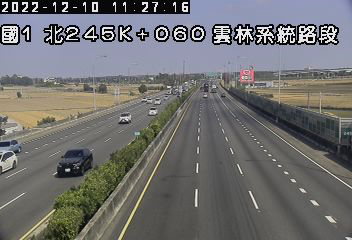
#> input picture data/background.png, 352 x 240 px
$ jupyter execute --allow-errors final.ipynb
#> lines starting #> are read from the running program, lines starting #| are printed output that depends on the picture; pictures that were not available may be replaced by others from this repository, and a replacement may not be noted
[cell 1]
# Import necessary modules
import cv2
import numpy as np
import matplotlib.pyplot as plt

# Read in the image
img = cv2.imread('data/background.png')
#> img is the input picture: shape (240, 352, 3); mean B, G, R 111.8, 111.4, 111.9
img1 = cv2.imread('images/o_74.png')
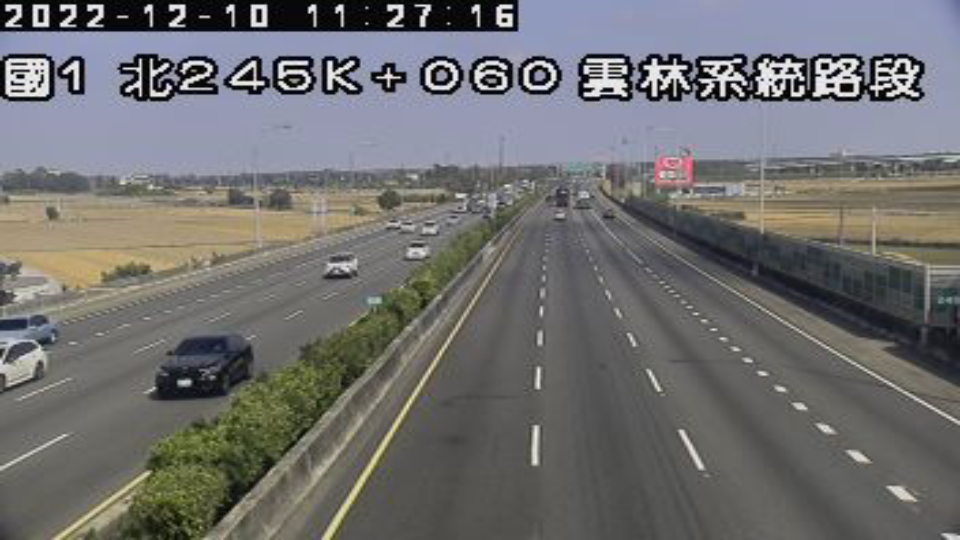
#> input picture data/back.png, 960 x 540 px, given in place of o_74.png, which was not available
#> img1 is the input picture: shape (540, 960, 3); mean B, G, R 111.7, 111.3, 111.8
img2 = cv2.imread('images/m_74.png')
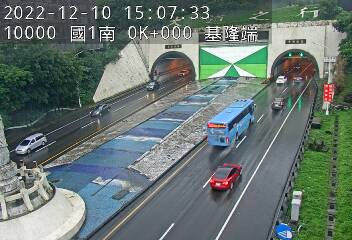
#> input picture data/test_bg.png, 352 x 240 px, given in place of m_74.png, which was not available
#> img2 is the input picture: shape (240, 352, 3); mean B, G, R 112.9, 117.7, 103.6

[cell 2]
#測試
img1= cv2.cvtColor(img1, cv2.COLOR_RGB2GRAY)
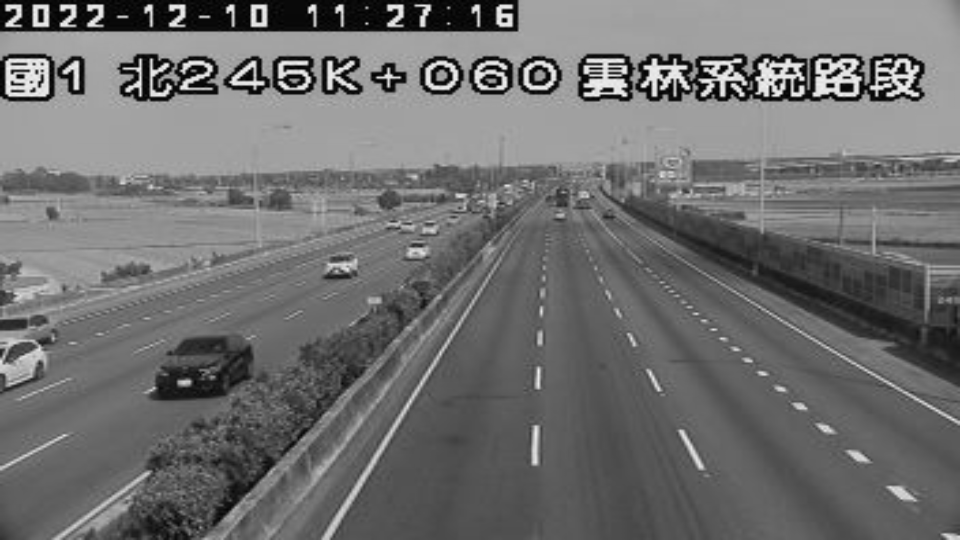
#> img1: shape (540, 960); min 0, max 249, mean 111.4
# img2= cv2.cvtColor(img2, cv2.COLOR_RGB2GRAY)
img1 = cv2.GaussianBlur(img1, (3, 3), 0)
img2 = cv2.GaussianBlur(img2, (7, 7), 0)
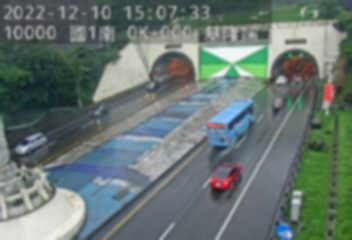
#> img2: shape (240, 352, 3); mean B, G, R 112.9, 117.7, 103.6
img1= cv2.Canny(img1, 300,150)
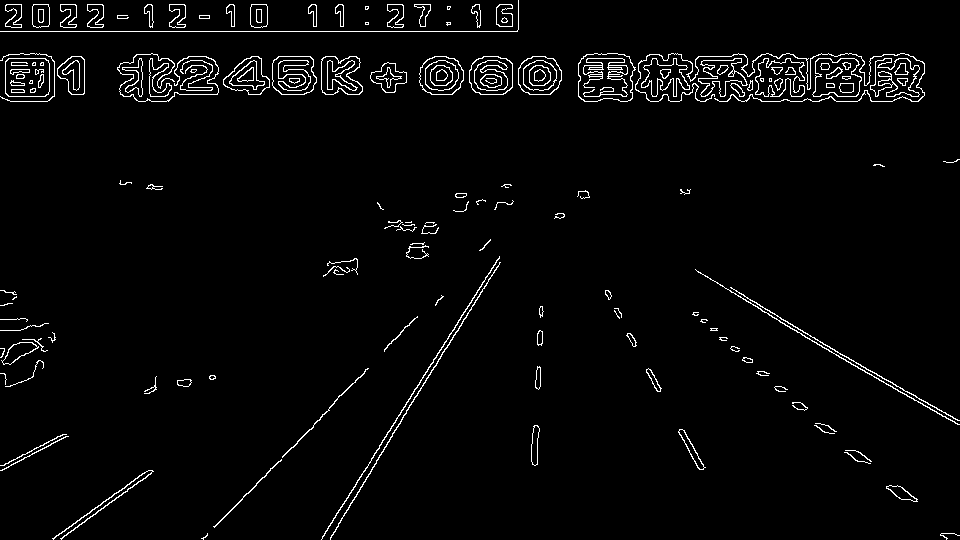
#> img1: shape (540, 960); 2.9% white in thin lines or dots
# img2= cv2.Canny(img2, 300,150)

[cell 3]
#測試
plt.imshow(img1, cmap = 'gray')
plt.show()

[cell 4]
#測試
plt.imshow(img2, cmap = 'gray')
plt.show()

[cell 5]
#線段數據
lane = {
    "lane1":{
        "top":{
            "x":529,
            "y":231
        },
        "bot":{
            "x":430,
            "y":534
        },
        "slope":"x=(183156-99*y)/303"
    },
    "lane2":{
        "top":{
            "x":559,
            "y":231
        },
        "bot":{
            "x":628,
            "y":534
        },
        "slope":"x=(153438+69*y)/303"
    },
    "lane3":{
        "top":{
            "x":589,
            "y":231
        },
        "bot":{
            "x":830,
            "y":534
        },
        "slope":"x=(138816+211*y)/303"
    },
    "lane4":{
        "top":{
            "x":619,
            "y":231
        },
        "bot":{
            "x":958,
            "y":465
        },
        "slope":"x=(65918+339*y)/233"
    },
}

[cell 6]
#計算車輛位置
def CountObject(lane):
    index = []
    have_object = False
    count = 0
    object_count = 0
    for i in range(lane.size):
        if not have_object:
            if lane[i] < 100:
                continue
            else:
                have_object = True
        else:
            if lane[i] < 40:
                index.append(i)
                have_object = False
    return index

[cell 7]
#車距違規判斷
def validation(index):
    if len(index)==0 or len(index)==1:
        return "pass"
    baseline = [260, 269, 282, 297, 318, 346, 395, 462]
    count = -1
    now_ind = False
    danger = False
    #所有index尋找自己在哪兩個baseline區間
    for i in range(len(index)):
        #尋找baseline區間
        for j in range(1, len(baseline)):
            if baseline[j-1] < index[i] <= baseline[j]:
                #若index[i]在區間內，則剩餘index尋找是否有在往後推的三格區間內
                for k in range(i+1, len(index)):
                    for l in range(3):
                        #若無法在往後尋找則continue
                        if j+l >= len(baseline):
                            continue
                        #若真的在三格區間內找到其他index則代表danger
                        if baseline[j-1+l] < index[k] <= baseline[j+l]:
                            return 'danger'
    return 'pass'

[cell 8]
#主要邏輯
def DetectLane(image):
    lane1 = np.zeros(230)
    lane2 = np.zeros(230)
    lane3 = np.zeros(230)
    lane4 = np.zeros(230)
    for i in range(231, 535):
        lane1 = np.append(lane1, image[i][(int)((183156-99*i)/303)])
        lane2 = np.append(lane2, image[i][(int)((153438+69*i)/303)])
        lane3 = np.append(lane3, image[i][(int)((138816+211*i)/303)])
    for i in range(231, 465):
        lane4 = np.append(lane4, image[i][(int)((65918+339*i)/233)])
    # [13 lines of commented-out code are left out]
    ind1 = CountObject(lane1)
    ind2 = CountObject(lane2)
    ind3 = CountObject(lane3)
    ind4 = CountObject(lane4)
    # print(ind1, ind2, ind3, ind4)
    return [validation(ind1),validation(ind2),validation(ind3),validation(ind4)]

[cell 9]
#計算標線位置
def GenScole():
    y = 282
    x1=(int)((183156-99*y)/303)
    x2=(int)((153438+69*y)/303)
    x3=(int)((138816+211*y)/303)
    x4=(int)((65918+339*y)/233)
    print(x1, x2, x3, x4)

[cell 10]
#繪製標線
def DrawLine():
    plt.plot([430, 529], [534, 231], color="red")
    plt.plot([628, 559], [534, 231], color="red")
    plt.plot([830, 589], [534, 231], color="red")
    plt.plot([958, 619], [465, 231], color="red")
    plt.plot([374, 957], [462, 462], color="yellow", linestyle="--")
    plt.plot([418, 899], [395, 395], color="yellow", linestyle="--")
    plt.plot([446, 820], [346, 346], color="yellow", linestyle="--")
    plt.plot([466, 781], [318, 318], color="yellow", linestyle="--")
    plt.plot([476, 730], [297, 297], color="yellow", linestyle="--")
    plt.plot([486, 710], [282, 282], color="yellow", linestyle="--")
    plt.plot([495, 695], [269, 269], color="yellow", linestyle="--")
    plt.plot([499, 680], [260, 260], color="yellow", linestyle="--")

[cell 11]
#測試 #debbuging with img2
def Test(img2):
    img2 = cv2.cvtColor(img2, cv2.COLOR_BGR2GRAY)
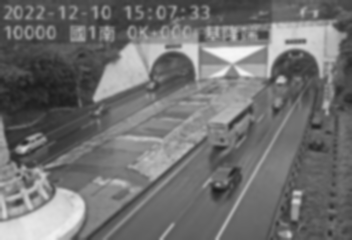
#> img2: shape (240, 352); min 28, max 246, mean 112.9
    DetectLane(img2)
    plt.imshow(img2, cmap = 'gray')
    DrawLine()
    plt.show()
#> (the rest of this cell did not finish here and is left out)
